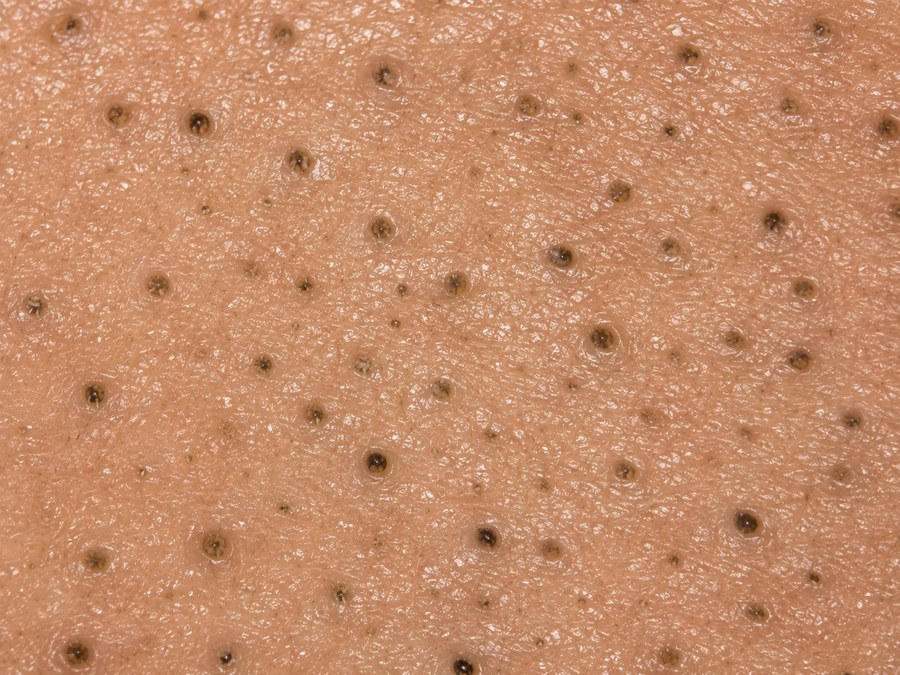
#> input picture Verite/Resources/Photos/AcneBlackheads.jpg, 900 x 675 px
$ python compose.py ../../../../Verite/Resources/Photos/AcneBlackheads.jpg out
#> lines starting #> are read from the running program, lines starting #| are printed output that depends on the picture
#!/usr/bin/env python3
"""
OpenAI returns 1024x1536 (2:3). TikTok wants 1080x1920 (9:16).

Scale to width-match 1920 height, then centre-crop the sides. Nothing is
added, nothing is stretched, no bars — 100px is removed from each side.
That is why every image prompt must keep all text inside the central 80%
of the frame.

Usage:  python3 compose.py <indir-or-files...> <outdir>
"""
import os, sys
from PIL import Image

W, H = 1080, 1920


def compose(src, dst):
#> called with dst = 'out/slide_1.png'
    im = Image.open(src).convert("RGB")
#> im is the input picture: PIL image 900x675 RGB; mean R, G, B 197.1, 140.6, 106.5
    scale = max(W / im.width, H / im.height)
#> scale = 2.84
    new = im.resize((round(im.width * scale), round(im.height * scale)),
                    Image.LANCZOS)
    left = (new.width - W) // 2
#> left = 740
    top = (new.height - H) // 2
#> top = 0
    new.crop((left, top, left + W, top + H)).save(dst, "PNG")
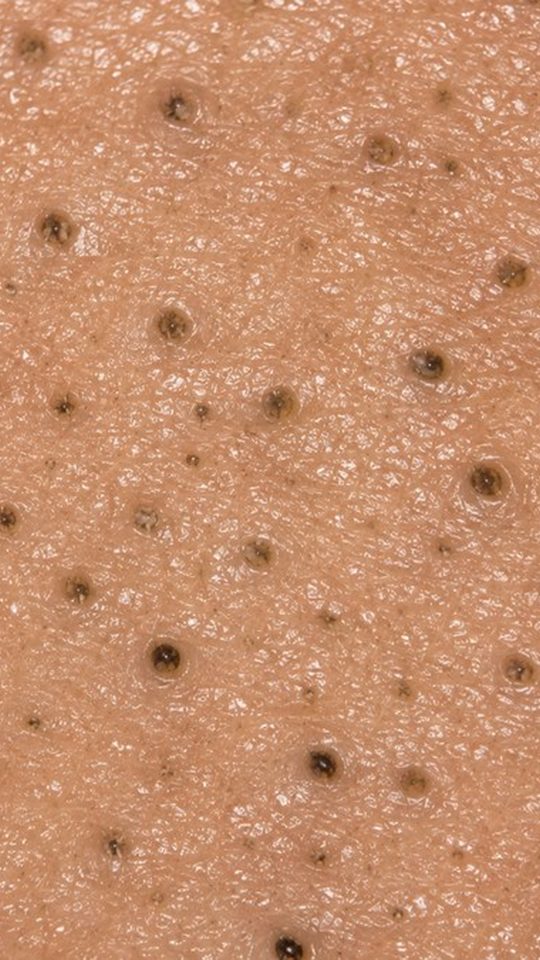
#> saved as slide_1.png: PIL image 1080x1920 RGB (shown at 1/2 size); mean R, G, B 197.9, 142.7, 108.6
    return dst


def main():
    if len(sys.argv) < 3:
        sys.exit("usage: compose.py <files-or-dir> <outdir>")
    *ins, outdir = sys.argv[1:]
    files = []
    for p in ins:
        if os.path.isdir(p):
            files += [os.path.join(p, f) for f in sorted(os.listdir(p))
                      if f.lower().endswith((".png", ".jpg", ".jpeg", ".webp"))]
        else:
            files.append(p)
    os.makedirs(outdir, exist_ok=True)
    for i, f in enumerate(files, 1):
        out = os.path.join(outdir, f"slide_{i}.png")
        compose(f, out)
        print(f"{out}  {Image.open(out).size}")


if __name__ == "__main__":
    main()

$ run again, on Verite/Resources/Photos/AcnePapules.jpg
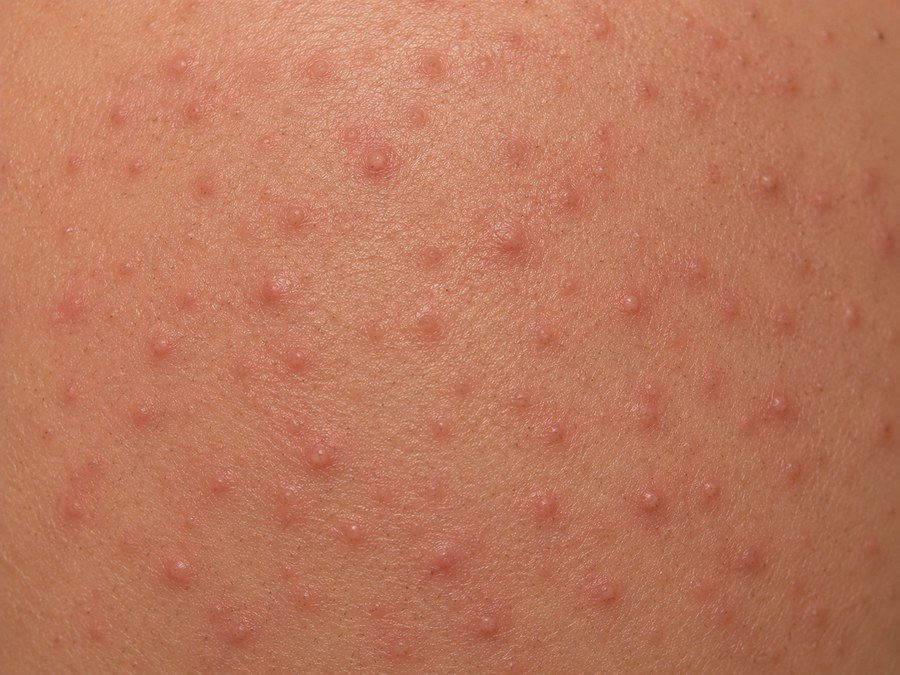
#> input picture Verite/Resources/Photos/AcnePapules.jpg, 900 x 675 px
#> in compose, im is the input picture: PIL image 900x675 RGB; mean R, G, B 187.3, 120.2, 92.7
#> in compose, `new.crop((left, top, left + W, top + H)).save(dst, "PNG")`:
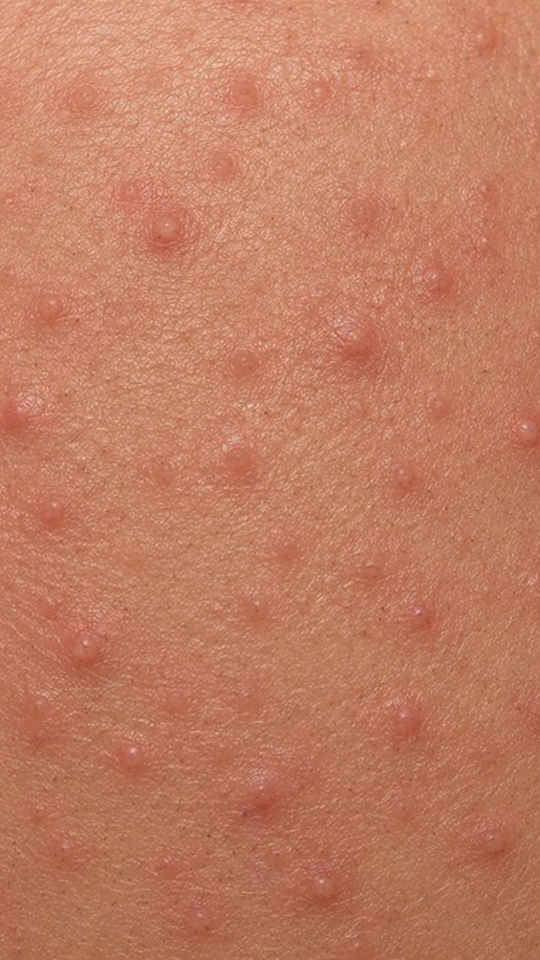
#> saved as slide_1.png: PIL image 1080x1920 RGB (shown at 1/2 size); mean R, G, B 192.6, 124.8, 98.4

$ run again, on Verite/Resources/Photos/AcneWhiteheads.jpg
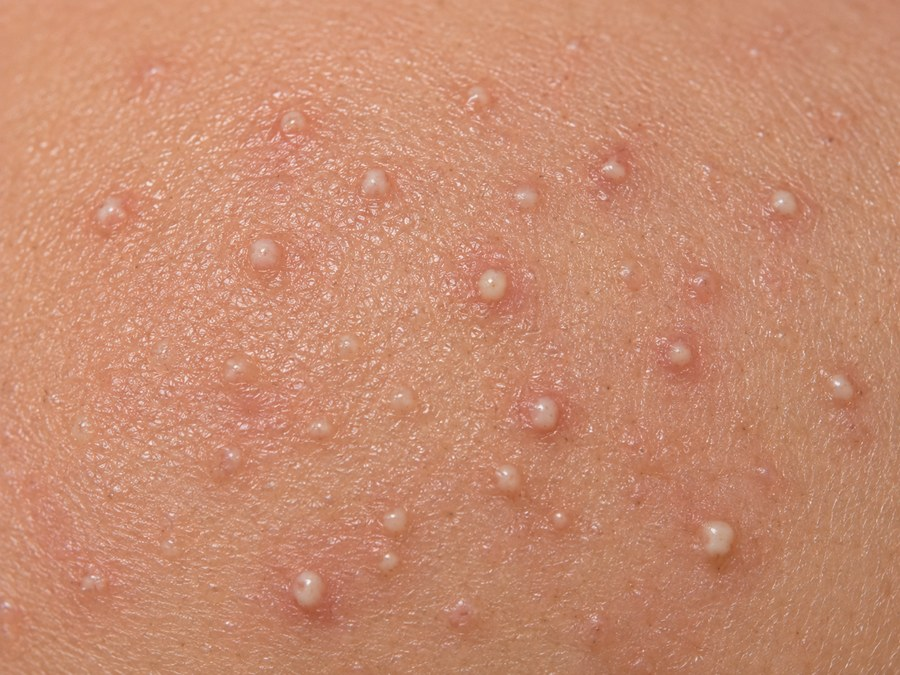
#> input picture Verite/Resources/Photos/AcneWhiteheads.jpg, 900 x 675 px
#> in compose, im is the input picture: PIL image 900x675 RGB; mean R, G, B 199.5, 139.4, 111.9
#> in compose, `new.crop((left, top, left + W, top + H)).save(dst, "PNG")`:
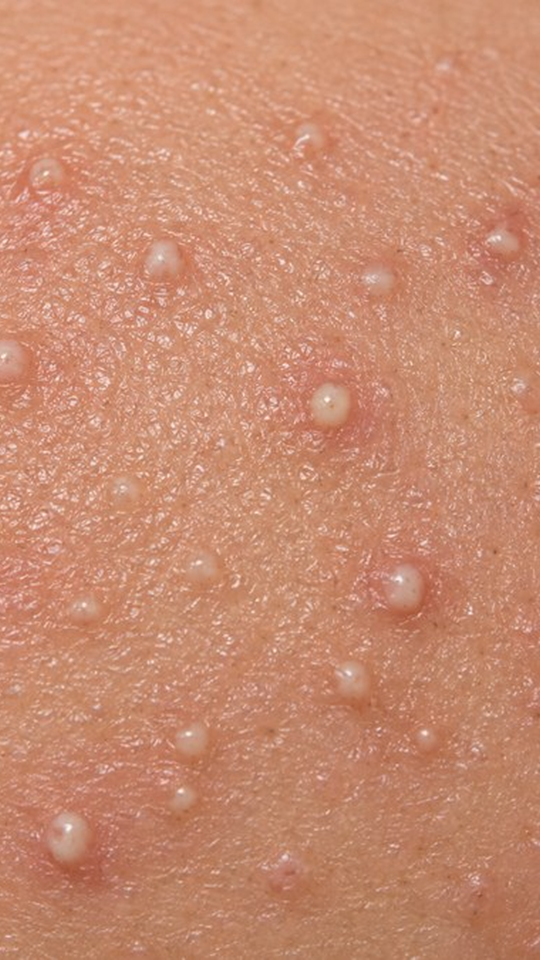
#> saved as slide_1.png: PIL image 1080x1920 RGB (shown at 1/2 size); mean R, G, B 199.7, 139.2, 112.2
